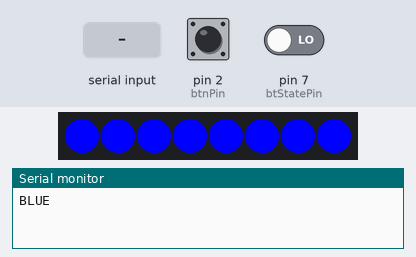
Simulated run of this sketch. Board: Arduino Uno, built with avr-gcc and run on an emulated ATmega328P. On the bench: 8 RGB LEDs in strip order, left to right, the last lines printed to the serial monitor. Inputs (shaded band) come from the test bench; at power-on: pin 2 (btnPin) LOW, pin 7 (btStatePin) LOW.

Above: at 1.2 s.
1.3 s: pin 2 (btnPin) pulled HIGH for 0.15 s
At 1.9 s:
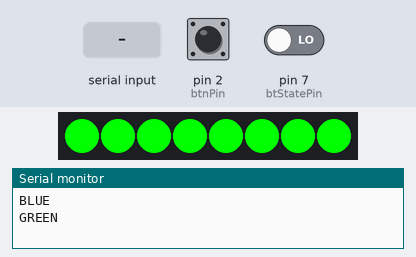
2.9 s: "ORANGE\n" received over Serial
At 3.4 s:
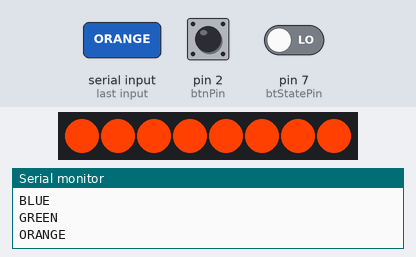
4.4 s: pin 2 (btnPin) pulled HIGH for 1 s
At 5.4 s:
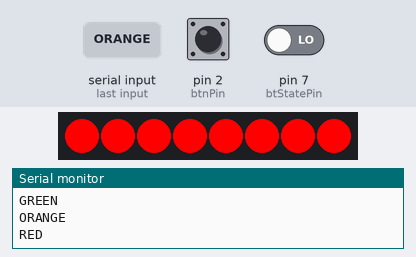
6.9 s: pin 2 (btnPin) pulled HIGH for 3.2 s
At 7.3 s:
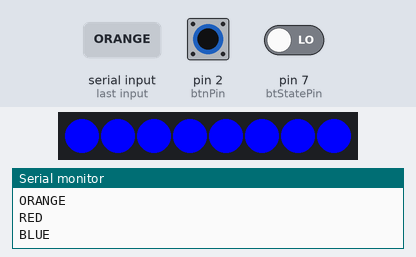
11.6 s: "GREEN\n" received over Serial
At 12.4 s:
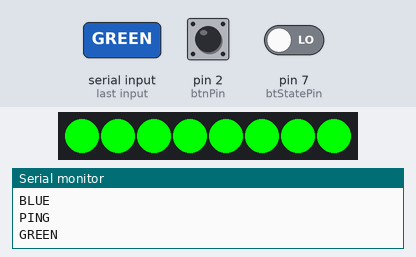
Timing chart, 0 to 14.1 s (numbered marks = the images above; inputs shaded):
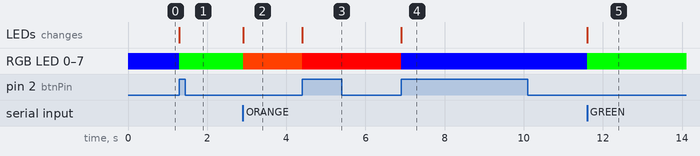

The sketch:

Boitier.ino
```cpp
#include <SoftwareSerial.h>
#include <Adafruit_NeoPixel.h>

#define btRx 10
#define btTx 11
SoftwareSerial bluetooth(btRx, btTx);
#define btStatePin 7

#define btnPin 2

#define LEDPin 6
#define PIXEL_COUNT 8
Adafruit_NeoPixel LED = Adafruit_NeoPixel(PIXEL_COUNT, LEDPin, NEO_GRBW + NEO_KHZ800);//create the led interaction object from neoPixel library

//Used to manage the colors
typedef enum eState{
  BLUE,   //DISCONNECTED / NO ONE HERE
  GREEN,  //AVAILABLE
  ORANGE, //ON CALL
  RED     //OCCUPIED / AWAY
};
volatile eState state=BLUE;
eState oldState=BLUE;

//Used to periodically check connection and set timeout
typedef enum eCheck{
  NOTHING,
  CHECK,
  CHECKING,
  DISCONNECTED
};
volatile eCheck checkConnection=NOTHING;
bool isConnected=false;
//connection check frequency in seconds
#define connectionFreq 10
int lastCheck=0;

//Used to receive serial messages
String message="";

void setup() {
  bluetooth.begin(9600);//For bluetooth communication
  Serial.begin(9600);//For USB communication

  pinMode(btStatePin, INPUT);
  pinMode(btnPin, INPUT);
  attachInterrupt(digitalPinToInterrupt(btnPin), nextState, RISING);//When button down -> voltage rise

  LED.begin();
  setColor();//The default color is the BLUE for "nothing connected".

//setup timer interrupt
  cli();//stop interrupts

  //set timer1 interrupt at 1Hz
  TCCR1A = 0;// set entire TCCR1A register to 0
  TCCR1B = 0;// same for TCCR1B
  TCNT1  = 0;//initialize counter value to 0
  // set compare match register for 1hz increments
  OCR1A = 15624;// = (16*10^6) / (1*1024) - 1 (must be <65536)
  // turn on CTC mode (interrupt when reached the desired count)
  TCCR1B |= (1 << WGM12);
  // Set CS10 and CS12 bits for 1024 prescaler
  TCCR1B |= (1 << CS12) | (1 << CS10);
  // enable timer compare interrupt
  TIMSK1 |= (1 << OCIE1A);

  sei();//allow interrupts
}

void loop() {
  //Color changement
  if(oldState!=state){
    setColor();
  }

  //Read incoming Serial message
  if(digitalRead(btStatePin)){
    if(bluetooth.available())
      message=bluetooth.readStringUntil('\n');
  }
  else{
    if(Serial.available())
      message=Serial.readStringUntil('\n');
  }
  //message parsing
  if(message!=""){
    //remove endline chars
    message.trim();
    if(message=="PING")
      sendSerial("PING");
    else if(message=="PONG"){
      isConnected=true;
      lastCheck=0;
      checkConnection=NOTHING;
    }
    else if (message=="GREEN")
      state=GREEN;
    else if (message=="ORANGE")
      state=ORANGE;
    else if (message=="RED")
      state=RED;
    message="";
  }

  //Check connection
  switch(checkConnection){
    case DISCONNECTED://Set as disconnected and check again
      isConnected=false;
      state=BLUE;
    case CHECK://Send a ping
      sendSerial("PING");
      checkConnection=CHECKING;
      lastCheck=0;
      break;
  }
}


//---------------------------------------------------
//Functions

void sendSerial(String msg){
  if(digitalRead(btStatePin))//If the bluetooth is connected, use it else send by USB
    bluetooth.println(msg);
  else
    Serial.println(msg);
}

//Set the color corresponding to the actual state, send new state via serial and update old state
void setColor(){
  //Set the correct color
  uint32_t color;
  switch(state){
    case BLUE:
      color=LED.Color(0,0,255,0);
      //color=LED.Color(255,17,35,0);//THIS IS CHZ PINK!!
      sendSerial("BLUE");
      break;
    case GREEN:
      color=LED.Color(0,255,0,0);
      //color=LED.Color(0,200,255,0);//THIS IS KAREN TURQUOISE
      sendSerial("GREEN");
      break;
    case ORANGE:
      color=LED.Color(255,64,0,0);
      sendSerial("ORANGE");
      break;
    case RED:
      color=LED.Color(255,0,0,0);
      sendSerial("RED");
      break;
  }

  //Apply the color to each LED
  for(int i=0; i<PIXEL_COUNT; i++){
    LED.setPixelColor(i, color);
  }
  //Send the color to the led strip
  LED.show();

  oldState=state;
}


//---------------------------------------------------
//Interrupt Service Routines
//Button
void nextState(){
  if(oldState==state){
    switch(state){
      case BLUE:
        state=GREEN;
        break;
      case GREEN:
        state=ORANGE;
        break;
      case ORANGE:
        state=RED;
        break;
      case RED:
        state=BLUE;
        break;
    }
  }
}

//timer1 at 1Hz => every second
ISR(TIMER1_COMPA_vect){
  lastCheck++;
  if(lastCheck>=connectionFreq){
    switch(checkConnection){
      case NOTHING:
        checkConnection=CHECK;
        break;
      case CHECKING:
        if(isConnected)
          checkConnection=DISCONNECTED;
        else
          checkConnection=CHECK;
        break;
    }
  }
}
```

Measured:
- after the input at 1.3 s, RGB LED 0–7: RGB(0, 0, 255) → RGB(0, 255, 0) at once; the LEDs: change at once (image 1)
- after the input at 2.9 s, RGB LED 0–7: RGB(0, 255, 0) → RGB(255, 64, 0) at once; the LEDs: change at once (image 2)
- after the input at 4.4 s, RGB LED 0–7: RGB(255, 64, 0) → RGB(255, 0, 0) at once; the LEDs: change at once (image 3)
- after the input at 6.9 s, RGB LED 0–7: RGB(255, 0, 0) → RGB(0, 0, 255) at once; the LEDs: change at once (image 4)
- after the input at 11.6 s, RGB LED 0–7: RGB(0, 0, 255) → RGB(0, 255, 0) at once; the LEDs: change at once (image 5)
